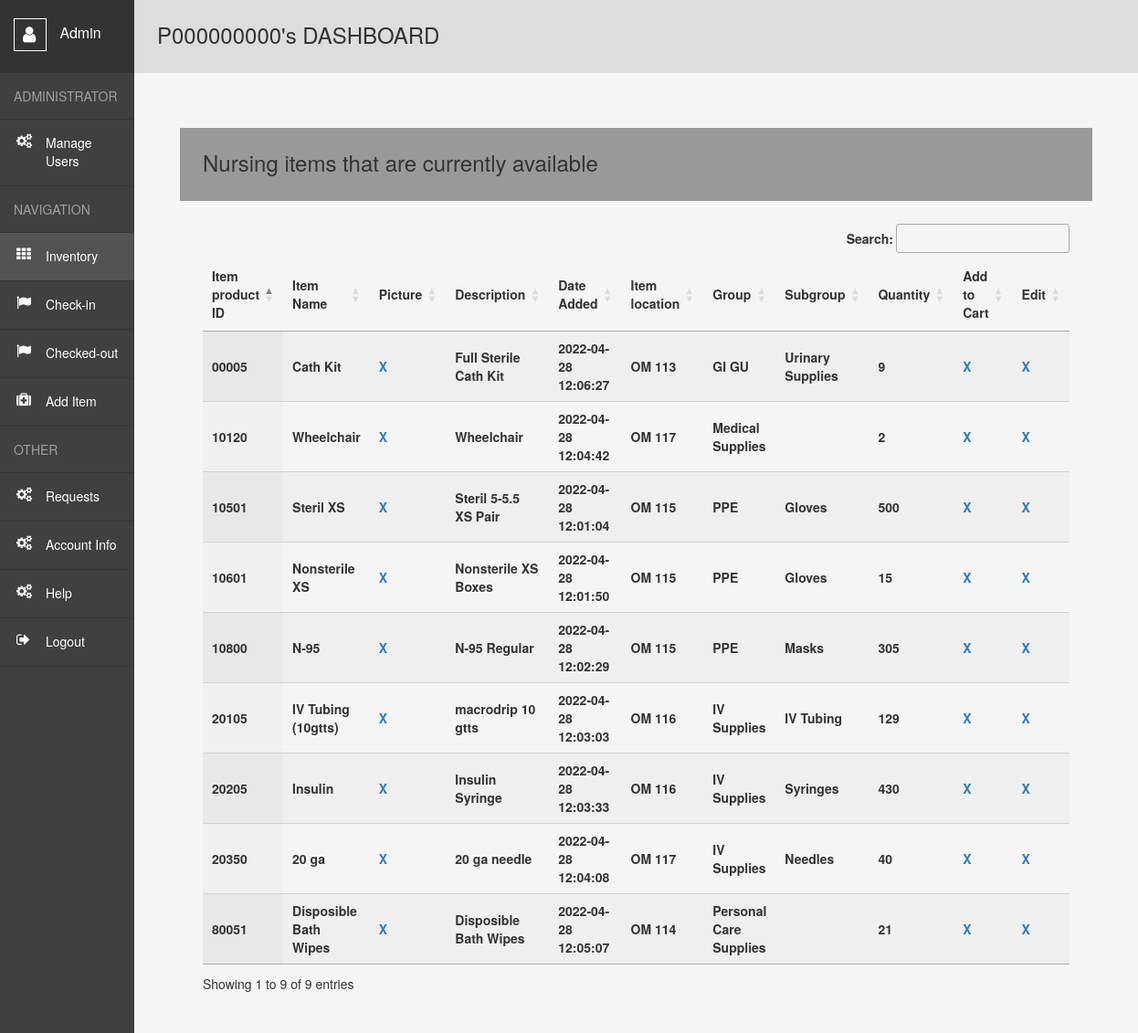
Page /user (signed in) on the earlier database version.
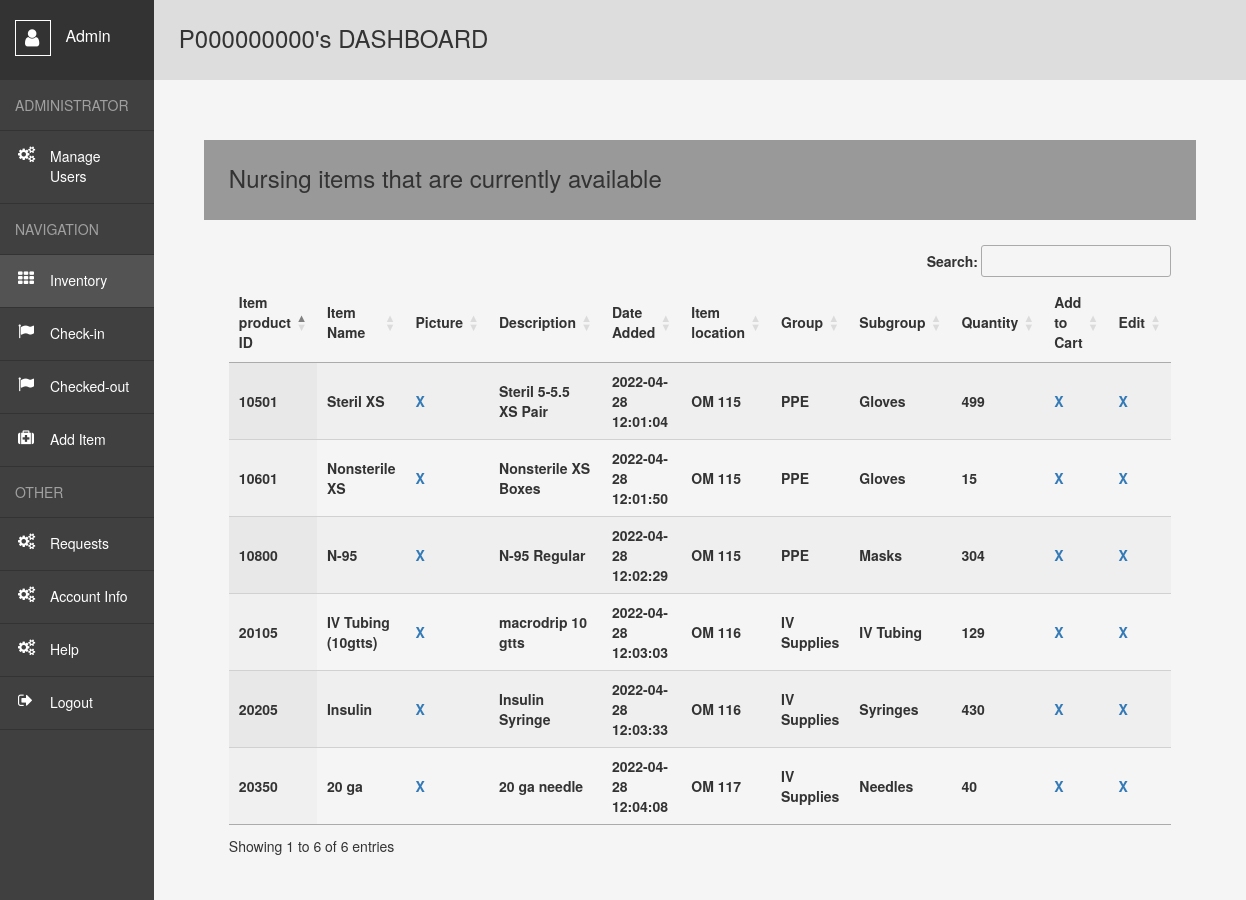
Same page on the later database version.
### website/models.py (models this page shows)
class Inventory(db.Model):
    id = db.Column(db.Integer, primary_key=True)
    product_id = db.Column(db.String(5), unique=True)
    product_name = db.Column(db.String(26))
    date_added = db.Column(db.DateTime(timezone=True), default=func.now())
    desc=db.Column(db.String(200))
    i_loc=db.Column(db.String(200))
    quantity= db.Column(db.Integer)
    group= db.Column(db.String(26))
    subgroup=db.Column(db.String(26))
    dispose=db.Column(db.Boolean)
    tracklow=db.Column(db.Boolean)
    lownum=db.Column(db.Integer)
    Creator = db.Column(db.Integer, db.ForeignKey('user.id', ondelete="CASCADE"),nullable=False) ##foreign key relationship //id of who added it.

### website/views.py (the view)
@views.route("/user")
@login_required## needs to be logged in to be accessed
def user():
    if session.get("SCHOOL_ID", None) is not None and session.get("FNAME",None) is not None:
        items = Inventory.query.filter().all()
        return render_template("user.html",user = current_user,data = items)
    else:
        flash("You do not have access to this page! Pls, Log in!", category="error")
        return redirect(url_for('views.home'))

### website/templates/user.html (shortened to what this page needs)
<!DOCTYPE html>
<html lang="en">
<head>
    <link rel= "stylesheet" type= "text/css" href= "{{ url_for('static',filename='styles3.css') }}">
    <link rel="stylesheet" href="https://maxcdn.bootstrapcdn.com/bootstrap/3.3.6/css/bootstrap.min.css" />
    <link href='https://cdn.datatables.net/1.10.24/css/jquery.dataTables.min.css' rel='stylesheet' type='text/css'>
</head>
<body>
  {% if session['SCHOOL_ID'] and session['FNAME'] and session['LNAME'] and session['DATE'] and session['SF'] and user.is_authenticated %}
    <div class="wrapper">
        <nav>
          <header>
            <span></span>
              {{session['FNAME']}}
          </header>
          <ul>
            {% if session['ISadmin'] %}
            <li><span>Administrator</span></li>
            <li class="acc"><a style="text-decoration:none" href="{{url_for('auth.manage_users')}}">Manage Users</a></li>
            {% endif %}
            <li><span>Navigation</span></li>
            <li class="inv"><a class="active" style="text-decoration:none" href="{{url_for('views.user')}}">Inventory</a></li>
            <li class="move"><a style="text-decoration:none" href="{{url_for('views.Check_in')}}">Check-in</a></li>
            {% if session['ISstaff'] and session['id'] %}
            <li class="move"><a style="text-decoration:none" href="{{url_for('views.Checked')}}">Checked-out</a></li>
            <li class="edit"><a style="text-decoration:none" href="{{url_for('views.add')}}">Add Item</a></li>
            {% endif %}
            <li><span>Other</span></li>
            {% if session['ISstaff'] and session['id'] %}
            <li class="acc"><a style="text-decoration:none;" href="{{url_for('views.access')}}">Requests</a></li>
            {% endif %}
            <li class="acc"><a style="text-decoration:none" href="{{url_for('views.account_info')}}">Account Info</a></li>
            <li class="acc"><a style="text-decoration:none" href="{{url_for('views.help')}}">Help</a></li>
            <li class="logout"><a style="text-decoration:none" href="{{url_for('auth.logout')}}">Logout</a></li>
          </ul>
        </nav>
        <main>
          <h1>P{{session['SCHOOL_ID']}}'s DASHBOARD</h1>
          <div class="container-fluid">
            <div class="row" style="padding:50px;">
                <p><h2>Nursing items that are currently available</h1></p>
                <div >
                    <table id='empTable' class='display dataTable' width='100%'>
                        <thead>
                        <tr>
                            <th>Item product ID</th>
                            <th>Item Name</th>
                            <th>Picture</th>
                            <th>Description</th>
                            <th>Date Added</th>
                            <th>Item location</th>
                            <th>Group</th>
                            <th>Subgroup</th>
                            <th>Quantity</th>
                            <th>Add to Cart</th>
                            {% if session['ISstaff'] and session['id'] %}
                            <th>Edit</th>
                            {% endif %}
                        </tr>
                        </thead>
                        <tbody>
                          {% for row in data %}
                          <tr>
                              <th>{{row.product_id}}</th>
                              <th>{{row.product_name}}</th>
                              <th><a style="text-decoration:none" href="/user/Inventory/display/{{row.product_id}}">X</a></th>
                              <th>{{row.desc}}</th>
                              <th>{{row.date_added}}</th>
                              <th>{{row.i_loc}}</th>
                              <th>{{row.group}}</th>
                              <th>{{row.subgroup}}</th>
                              <th>{{row.quantity}}</th>
                              <th><a style="text-decoration:none" href="/user/Inventory/Check_Out_Check/{{row.id}}">X</a></th>
                              {% if session['ISstaff'] and session['id'] %}
                              <th><a style="text-decoration:none" href="/user/Inventory/Edit_Check/{{row.id}}">X</a></th>
                              {% endif %}
                          </tr>
                          {% endfor %}
                        </tbody>
                    </table>
                </div>
           </div>
        </div>
        </main>
      </div>
    {% endif %}
</body>
</html>

### website/static/styles3.css (style rules this page uses)
*, *:before, *:after { margin: 0; padding: 0; box-sizing: border-box; }
*:before, *:after { content: ""; display: block; position: absolute; }
html, body { height: 100%; }
body { font: 15px "Open Sans", sans-serif; color: #777; }
a { cursor: pointer; }
ul { list-style: none; }
.wrapper { display: flex; min-height: 100%; }
nav { width: 200px; background: #404040; }
nav header { position: relative; height: 80px; padding: 20px 0 0 15px; font-size: 16px; color: #fff; background: #333; }
nav header span { position: relative; display: inline-block; width: 36px; height: 36px; margin: 0 10px 0 0; vertical-align: middle; border: 1px solid #fff; }
nav header span:before { content: "\f007"; font: normal 20px fontawesome; top: 7px; left: 9px; }
nav ul span { display: block; padding: 15px; color: rgba(255, 255, 255, 0.5); text-transform: uppercase; border-bottom: 1px solid #333; }
nav ul a { position: relative; display: block; padding: 15px 15px 17px 50px; color: #fff; border-bottom: 1px solid #333; }
nav ul a:hover, nav ul a.active { background: #535353; }
nav ul a:before { font: normal 16px fontawesome; top: 15px; left: 18px; }
.inv a:before { content: "\f00a"; }
.move a:before { content: "\f024"; }
.edit a:before { content: "\f0fa"; }
.acc a:before { content: "\f085"; }
.logout a:before { content: "\f08b"; }
main { flex: 1; padding: 25px; background: #f5f5f5; }
main h1 { height: 80px; margin: -25px -25px 25px -25px; padding: 0 25px; line-height: 76px; font-size: 24px; font-weight: 400; background: #ddd; }
main h2 { height: 80px; margin: -25px -25px 25px -25px; padding: 0 25px; line-height: 76px; font-size: 24px; font-weight: 400; background: #999; }

Differences in the rows shown:
removed Inventory: product_id "10120", product_name "Wheelchair", desc "Wheelchair", date_added "2022-04-28 12:04:42", i_loc "OM 117", group "Medical Supplies", quantity "2"
removed Inventory: product_id "80051", product_name "Disposible Bath Wipes", desc "Disposible Bath Wipes", date_added "2022-04-28 12:05:07", i_loc "OM 114", group "Personal Care Supplies", quantity "21"
removed Inventory: product_id "00005", product_name "Cath Kit", desc "Full Sterile Cath Kit", date_added "2022-04-28 12:06:27", i_loc "OM 113", group "GI GU", subgroup "Urinary Supplies", quantity "9"
changed Inventory "Steril XS": quantity "500" → "499"
changed Inventory "N-95 Regular": quantity "305" → "304"
Other differences:
text written by a page script: "Search: Showing 1 to 9 of 9 entries" → "Search: Showing 1 to 6 of 6 entries"
